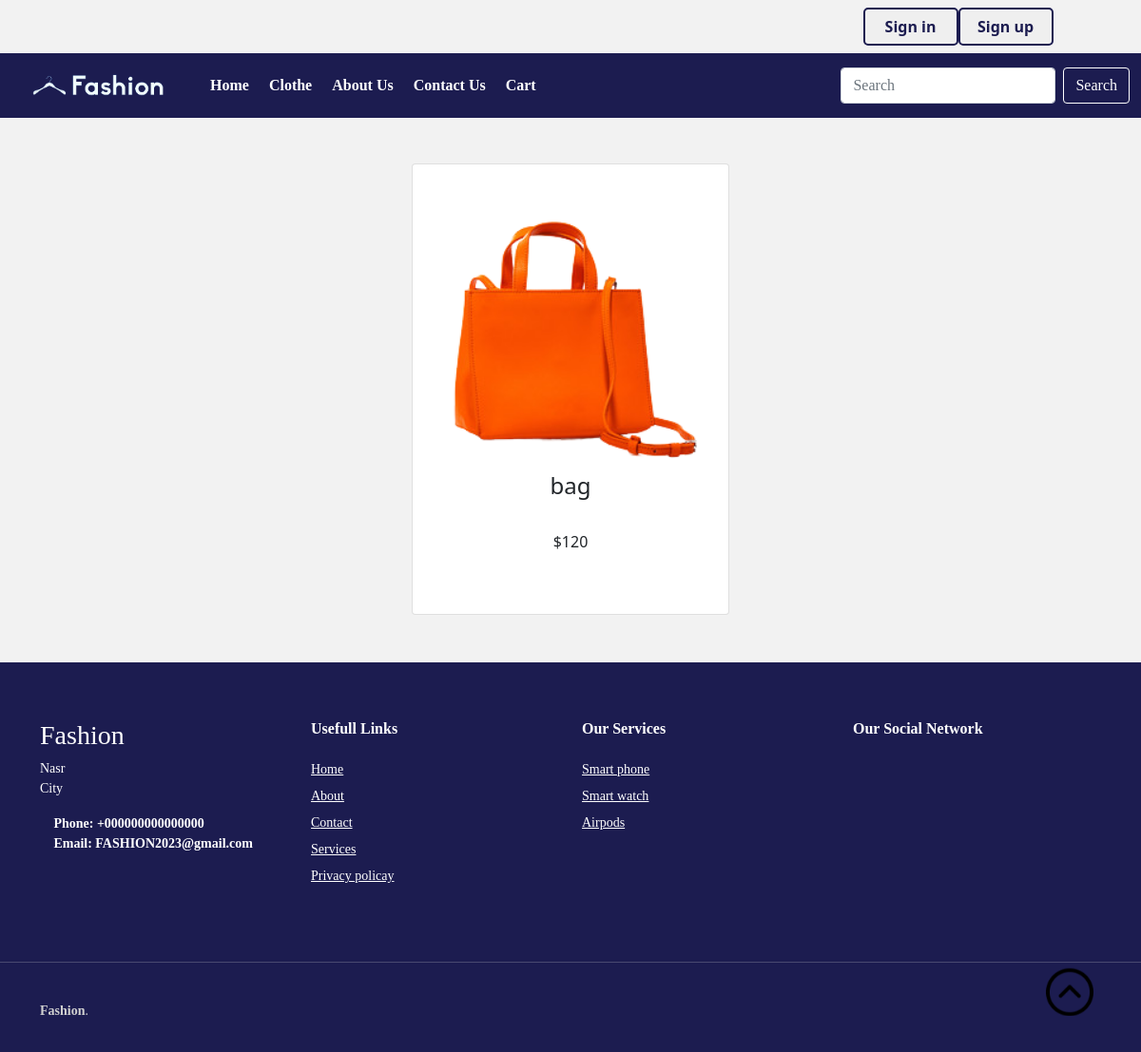
The app's page /sproduct.php?id=5 with its own data.
### tables this page shows
CREATE TABLE `products` (
  `id` int(100) NOT NULL,
  `name` varchar(100) NOT NULL,
  `details` varchar(500) NOT NULL,
  `price` int(10) NOT NULL,
  `rating` int(1) NOT NULL DEFAULT 0,
  `image` varchar(100) NOT NULL
);

### sproduct.php (the view, shortened to what this page needs)
<?php
    include 'components/header.php';
    include 'connect.php';
    $id = filter_input(INPUT_GET, 'id', FILTER_SANITIZE_NUMBER_INT);
    $sql = "SELECT * FROM products WHERE id =? LIMIT 1";
    $stmt = $conn->prepare($sql);
    $stmt->execute([$id]);
    $product = $stmt->fetch();
    $name = $product['name'];
    $price = $product['price'];
    $image = $product['image'];
?>
<div class="d-flex justify-content-center container mt-5">
    <div class="card p-3 bg-white">
        <div class="about-product text-center mt-2"><img src="/public/imgs/products/<?= $image ?>" width="300">
            <div>
                <h4><?= $name ?></h4>
            </div>
        </div>
        <div class="d-flex justify-content-center total font-weight-bold mt-4"><p>$<?= $price ?></p></div>
        <h5><a class="text-muted" href="/cart.php?id=<?= $product['id'] ?>"><span><i class="fa-solid fa-cart-shopping"></i></span></a></h5>
    </div>
</div>
<?php include 'components/footer.php'; ?>

### public/css/profile.css (style rules this page uses)
body { background: rgb(40, 35, 118) }

### public/css/style.css (style rules this page uses)
* { margin: 0; padding: 0; box-sizing: border-box; }
html { scroll-behavior: smooth; }

### records on screen
products: image (picture), name "bag", price "120"
